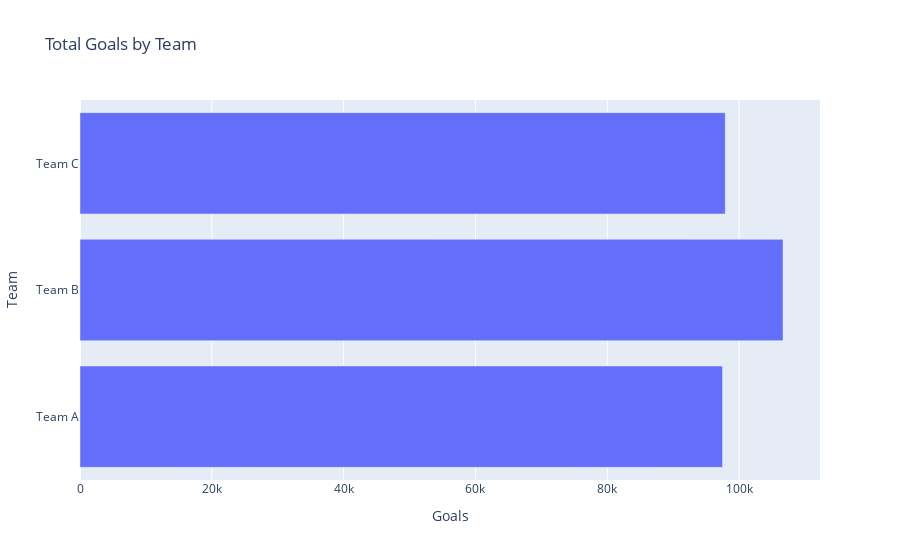

This figure's notebook cell:
### Code cell
fig1 = px.bar(
    team_goals.reset_index(), 
    x='Goals', 
    y='Team', 
    orientation='h', 
    title='Total Goals by Team'
)
fig1.show()

### Figure 1 — Plotly figure (JSON) as saved in the notebook; plotly's stock layout.template omitted (floating-point values rounded to 4 significant figures)
{"data": [{"alignmentgroup": "True", "hovertemplate": "Goals=%{x}<br>Team=%{y}<extra></extra>", "legendgroup": "", "marker": {"color": "#636efa", "pattern": {"shape": ""}}, "name": "", "offsetgroup": "", "orientation": "h", "showlegend": false, "textposition": "auto", "type": "bar", "x": [97477, 106661, 97898], "xaxis": "x", "y": ["Team A", "Team B", "Team C"], "yaxis": "y"}], "layout": {"barmode": "relative", "legend": {"tracegroupgap": 0}, "title": {"text": "Total Goals by Team"}, "xaxis": {"anchor": "y", "domain": [0, 1], "title": {"text": "Goals"}}, "yaxis": {"anchor": "x", "domain": [0, 1], "title": {"text": "Team"}}}}
